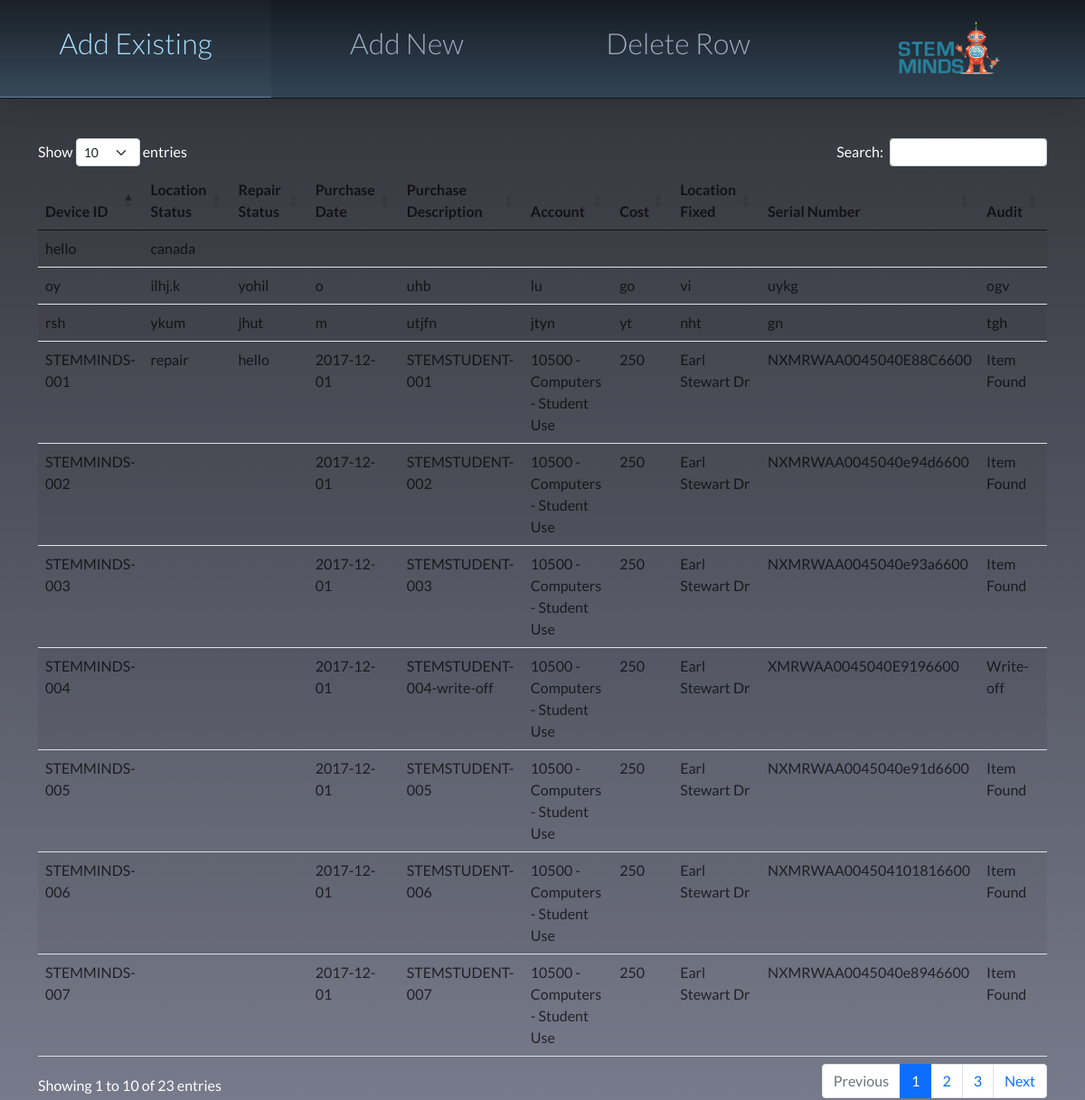
Before: / with the older database file.
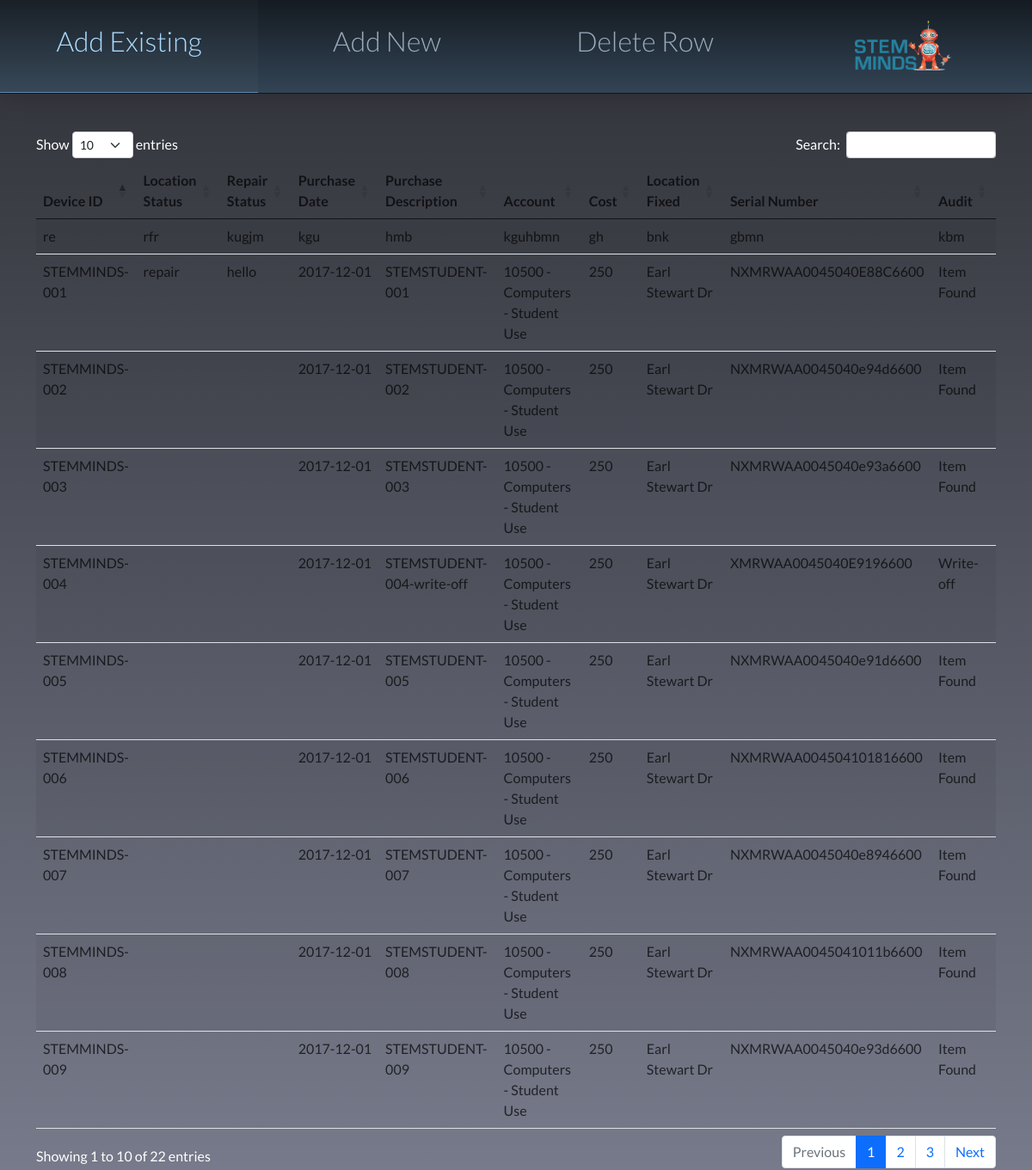
After: the same page with the newer database file.
### tables this page shows
CREATE TABLE inventory (
   device_id  TEXT NULL,
   location_status TEXT NULL,
   repair_status  TEXT NULL,
   purchase_date  TEXT NULL,
   purchase_description  TEXT NULL,
   account  TEXT NULL,
   cost  INT NULL,
   location_fixed  TEXT NULL,
   serial_number  TEXT NULL,
   audit  TEXT NULL,
   UNIQUE (device_id, location_status, repair_status, purchase_date, purchase_description, account, cost, location_fixed, serial_number, audit) ON CONFLICT IGNORE
);

### app.py (the view)
@app.route('/')
def index():
    cur.execute("select * from inventory")
    global data
    data = cur.fetchall()
    return render_template('index.html', value = data)

### templates/index.html (shortened to what this page needs)
{% extends "base.html" %}
{% block content %}
<header id="header">
  <nav class="links" style="--items: 4;">
      <a href="exist.html">Add Existing</a>
      <a href="update.html">Add New</a>
      <a href="delete.html">Delete Row</a>
      <a href="https://www.stemminds.com/" target="_blank"><img src="/static/logo.png" height="60px"></a>
      <span class="line"></span>
  </nav>
</header>
 <br>
 <br>
 <br>
 <br>
 <br>
<div class="d">
  <table id="data" class="table table-striped" style="justify-content: left;">
    <thead>
        <tr>
          <th>Device ID</th>
          <th>Location Status</th>
          <th>Repair Status</th>
          <th>Purchase Date</th>
          <th>Purchase Description</th>
          <th>Account</th>
          <th>Cost</th>
          <th>Location Fixed</th>
          <th>Serial Number</th>
          <th>Audit</th>
        </tr>
      </thead>
      <tbody>
        {% for row in value %}
        <tr>
          <td> {{ row[0] }}</td>
          <td> {{ row[1] }}</td>
          <td> {{ row[2] }}</td>
          <td> {{ row[3] }}</td>
          <td> {{ row[4] }}</td>
          <td> {{ row[5] }}</td>
          <td> {{ row[6] }}</td>
          <td> {{ row[7] }}</td>
          <td> {{ row[8] }}</td>
          <td> {{ row[9] }}</td>
        </tr>
        {% endfor %}
      </tbody>
  </table>
</div>
{% endblock %}

### templates/base.html (shortened to what this page needs)
<!doctype html>
<html>
  <head>
    <link href="https://cdn.jsdelivr.net/npm/bootstrap@5.0.1/dist/css/bootstrap.min.css" rel="stylesheet">
    <link rel="stylesheet" type="text/css" href="https://cdn.datatables.net/1.10.25/css/dataTables.bootstrap5.css">
    <link rel="stylesheet" href="{{url_for('static',filename='style.css')}}">
  </head>
  <body>
    <div class="container">
      {% block content %}{% endblock %}
    </div>
  </body>
</html>

### static/style.css (style rules this page uses)
html, body { margin: 0; padding: 0; }
html, body { min-height: 100%; }
body { background-color: #345; background-image: linear-gradient(to bottom, #0009, transparent); color: rgba(255,255,255,255); font-family: 'Lato', sans-serif; font-size: 100%; padding: 0 20px; box-sizing: border-box; overflow-y: hidden; height: 100vh; }
.links { background-color: #345; background-image: linear-gradient(to bottom, #0009, transparent); border-bottom: 1px solid #0003; box-shadow: 0 0 32px #0003; font-size: 2em; font-weight: 300; }
.links > a { color: #9ab; padding: .75em; text-align: center; text-decoration: none; transition: all .5s; }
.links > .line { background: #68a; height: 1px; pointer-events: none; }
#header { position: fixed; top: 0; left: 0; right: 0; }
.links { display: grid; grid-template-columns: repeat(var(--items), 1fr); position: relative; }
.links > .line { opacity: 0; transition: all .5s; position: absolute; bottom: 0; left: var(--left, calc(100% / var(--items) * (var(--index) - 1))); width: var(--width, calc(100% / var(--items))); --index: 0; }
body { background-color: rgba(118,122,138,255); }
table.dataTable thead .sorting:after, table.dataTable thead .sorting:before, table.dataTable thead .sorting_asc:after, table.dataTable thead .sorting_asc:before, table.dataTable thead .sorting_asc_disabled:after, table.dataTable thead .sorting_asc_disabled:before, table.dataTable thead .sorting_desc:after, table.dataTable thead .sorting_desc:before, table.dataTable thead .sorting_desc_disabled:after, table.dataTable thead .sorting_desc_disabled:before { bottom: .5em; }
td, th { color: rgba(0,0,0,0.7); }

Changed rows visible on the page:
no longer on this page (row edited): inventory: device "rsh", location_status "ykum", repair_status "jhut", purchase_date "m", purchase_description "utjfn", account "jtyn", cost "yt", location_fixed "nht", serial_number "gn", audit "tgh"
removed inventory: device "hello", location_status "canada"
now on this page (row unchanged): inventory: device "STEMMINDS-008", purchase_date "2017-12-01", purchase_description "STEMSTUDENT-008", account "10500 - Computers - Student Use", cost "250", location_fixed "Earl Stewart Dr", serial_number "NXMRWAA0045041011b6600", audit "Item Found"
now on this page (row unchanged): inventory: device "STEMMINDS-009", purchase_date "2017-12-01", purchase_description "STEMSTUDENT-009", account "10500 - Computers - Student Use", cost "250", location_fixed "Earl Stewart Dr", serial_number "NXMRWAA0045040e93d6600", audit "Item Found"
changed inventory: device "oy" → "re"; location_status "ilhj.k" → "rfr"; repair_status "yohil" → "kugjm"; purchase_date "o" → "kgu"; purchase_description "uhb" → "hmb"; account "lu" → "kguhbmn"; cost "go" → "gh"; location_fixed "vi" → "bnk"; serial_number "uykg" → "gbmn"; audit "ogv" → "kbm"
Other visible differences:
text written by a page script: "Show entries Search: Showing 1 to 10 of 23 entries Previous 1 2 3 Next" → "Show entries Search: Showing 1 to 10 of 22 entries Previous 1 2 3 Next"
